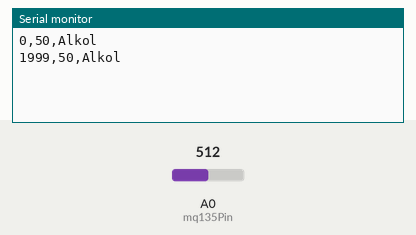
Simulated run of this sketch. Board: Arduino Uno, built with avr-gcc and run on an emulated ATmega328P. On the bench: the last lines printed to the serial monitor. The test bench sets the inputs (shaded band); at power-on: A0 (mq135Pin) = 512.

Above: at 2.8 s.
2.9 s: A0 (mq135Pin) set to 716
At 5.2 s:
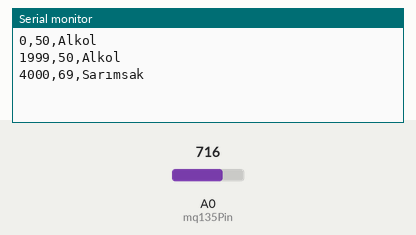
7.5 s: A0 (mq135Pin) set to 900
At 8.3 s:
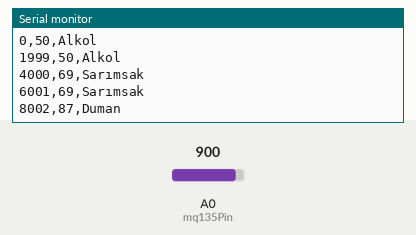
11.5 s: A0 (mq135Pin) set to 306
At 12.6 s:
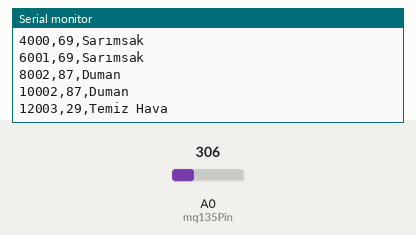
15.5 s: A0 (mq135Pin) set to 90
At 16.9 s:
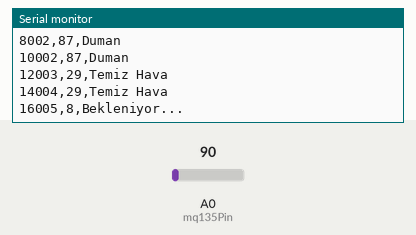

The sketch:

OdorSensor.ino
```cpp
const int mq135Pin = A0;

void setup() {
  Serial.begin(9600);  // تفعيل الاتصال التسلسلي
}

void loop() {
  int value = analogRead(mq135Pin);  // قراءة من الحساس
  value = map(value, 0, 1023, 0, 100);  // تحجيم إلى 0-100
  unsigned long timeNow = millis();
  String smellType = detectSmell(value);

  Serial.print(timeNow);
  Serial.print(",");
  Serial.print(value);
  Serial.print(",");
  Serial.println(smellType);

  delay(2000);  // قراءة كل ثانيتين
}

String detectSmell(int val) {
  if (val >= 31 && val <= 55) {
    return "Alkol";
  } else if (val > 55 && val <= 80) {
    return "Sarımsak";
  } else if (val > 80 && val <= 100) {
    return "Duman";
  } else if (val >= 10 && val < 31) {
    return "Temiz Hava";
  } else {
    return "Bekleniyor...";
  }
}
```

Measured:
- after the input at 2.9 s, the serial monitor: prints a new line after 1.1 s (image 1)
- after the input at 7.5 s, the serial monitor: prints a new line after 0.50 s (image 2)
- after the input at 11.5 s, the serial monitor: prints a new line after 0.50 s (image 3)
- after the input at 15.5 s, the serial monitor: prints a new line after 0.51 s (image 4)
